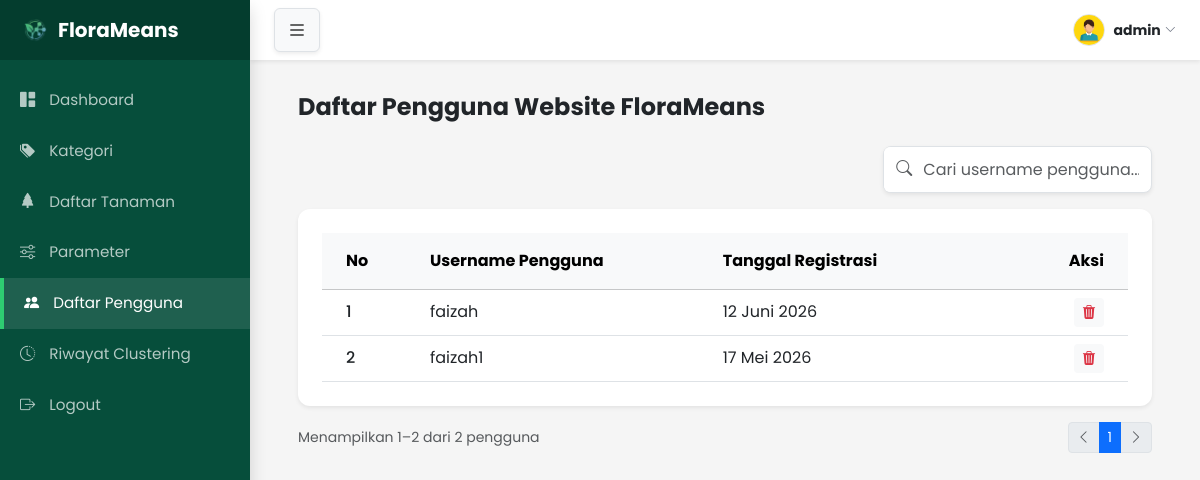
The page /daftar_pengguna.php (signed in) on the database its author committed.
### tables this page shows
CREATE TABLE `user` (
  `id_user` int(11) NOT NULL,
  `tanggal_registrasi` date NOT NULL DEFAULT current_timestamp(),
  `username` varchar(50) NOT NULL,
  `password` varchar(255) NOT NULL
);

### database.php (called while the page is built, shortened)
<?php
class Database {
    private $host = "localhost";
    private $user = "root";
    private $pass = "";
    private $db = "florameans_db";
    public function __construct(){
        $this->conn = mysqli_connect($this->host, $this->user, $this->pass, $this->db);
    }
}
?>

### daftar_pengguna_controller.php (called while the page is built, shortened)
<?php
require_once 'database.php';
class Pengguna extends Database {
    public function cari($keyword = null, $limit = 10, $offset = 0) {
        $query = "SELECT * FROM user";
        $query .= " ORDER BY id_user DESC LIMIT $limit OFFSET $offset";
        return mysqli_query($this->conn, $query);
    }
    public function hitungTotal($keyword = '') {
        if (!empty($keyword)) {
            $keyword = $this->escape($keyword);
            $query = "SELECT COUNT(*) as total FROM user WHERE username LIKE '%$keyword%'";
        } else {
            $query = "SELECT COUNT(*) as total FROM user";
        }
        $result = mysqli_query($this->conn, $query);
        $row    = mysqli_fetch_assoc($result);
        return (int)$row['total'];
    }
}
?>

### daftar_pengguna.php (the view, shortened to what this page needs)
<?php
    require_once 'viewHelper.php';
    require_once 'daftar_pengguna_controller.php';
    $objPengguna = new Pengguna ();
    $keyword    = isset($_GET['search']) && !empty($_GET['search']) ? $_GET['search'] : '';
    $totalData  = $objPengguna->hitungTotal($keyword);
    $pagination = ViewHelper::getPaginationData($totalData, 10);
    $dataPengguna = $objPengguna->cari($keyword, $pagination['perPage'], $pagination['offset']);
?>
<!DOCTYPE html>
<html lang="en">
<head>
    <link href="https://cdn.jsdelivr.net/npm/bootstrap@5.3.8/dist/css/bootstrap.min.css" rel="stylesheet">
    <link rel="stylesheet" href="https://cdn.jsdelivr.net/npm/bootstrap-icons@1.11.3/font/bootstrap-icons.min.css">
    <link rel="stylesheet" href="style.css">
</head>
<body>
    <div class="d-flex">
        <?php include 'sidebar.php'; ?>
        <main id="main-content">
            <div class="container-fluid p-4 p-md-5">
                <div class="card p-4 shadow-sm border-0 mt-3">
                    <div class="card-body p-0">
                        <div class="table-responsive">
                            <table class="table table-hover align-middle mb-0">
                                <thead class="table-light text-secondary" style="background-color: #f8f9fa;">
                                    <tr>
                                        <th class="ps-4 py-3" style="width: 100px;">No</th>
                                        <th class="py-3">Username Pengguna</th>
                                        <th class="py-3">Tanggal Registrasi</th>
                                        <th class="pe-4 py-3 text-end" style="width: 150px;">Aksi</th>
                                    </tr>
                                </thead>
                                    <tbody>
                                        <?php
                                        $no = $pagination['offset'] + 1;
                                        if (mysqli_num_rows($dataPengguna) > 0) {
                                            while($row = mysqli_fetch_assoc($dataPengguna)) {
                                            if (empty($row['tanggal_registrasi']) || $row['tanggal_registrasi'] == '0000-00-00') {
                                                $tglRegistrasi = '<em class="text-muted small">Belum Tercatat</em>';
                                            } else {
                                                $tanggal = strtotime($row['tanggal_registrasi']);
                                                $bulanIndo = [
                                                    1 => 'Januari', 'Februari', 'Maret', 'April', 'Mei', 'Juni',
                                                    'Juli', 'Agustus', 'September', 'Oktober', 'November', 'Desember'
                                                ];
                                                $tglRegistrasi = date('d', $tanggal) . ' ' . $bulanIndo[(int)date('m', $tanggal)] . ' ' . date('Y', $tanggal);
                                                $tglRegistrasi = htmlspecialchars($tglRegistrasi);
                                            }
                                        ?>
                                        <tr>
                                            <td class="ps-4 fw-medium text-dark"><?= $no++; ?></td>
                                            <td><span class=" text-dark "><?= htmlspecialchars($row['username']); ?></span></td>
                                            <td class=" text-dark" ><?= $tglRegistrasi; ?></td>
                                            <td class="pe-4 text-end">
                                                <button class="btn btn-light btn-sm text-danger border-0"
                                                        onclick="konfirmasiHapus(<?= $row['id_user']; ?>)">
                                                    <i class="bi bi-trash3-fill"></i>
                                                </button>
                                            </td>
                                        </tr>
                                        <?php
                                            }
                                        } else {
                                            $totalData = 0;
                                            echo '<tr><td colspan="4" class="text-center py-5 text-muted">Tidak ada data akun pengguna ditemukan.</td></tr>';
                                        }
                                        ?>
                                    </tbody>
                            </table>
                        </div>
                    </div>
                </div>
        </main>
    </div>
</body>
</html>

### style.css (style rules this page uses)
body { font-family: 'Poppins', sans-serif; background-color: #F5F5F5; margin: 0; padding: 0; }

### sidebar.php (style rules this page uses)
body { background-color: #f5f5f5; overflow-x: hidden; }
#main-content { width: 100%; padding-left: 250px; padding-top: 45px; transition: all 0.3s ease-in-out; position: relative; }
.card { border: none; border-radius: 12px; box-shadow: 0 4px 12px rgba(0,0,0,0.05); }

### rows shown on the page
user: username "faizah", tanggal_registrasi "12 Juni 2026"
user: username "faizah1", tanggal_registrasi "17 Mei 2026"

### other values the page prints
$nama_admin "admin"
$title "Daftar Pengguna Website FloraMeans"
$info "Menampilkan 1–2 dari 2 pengguna"
